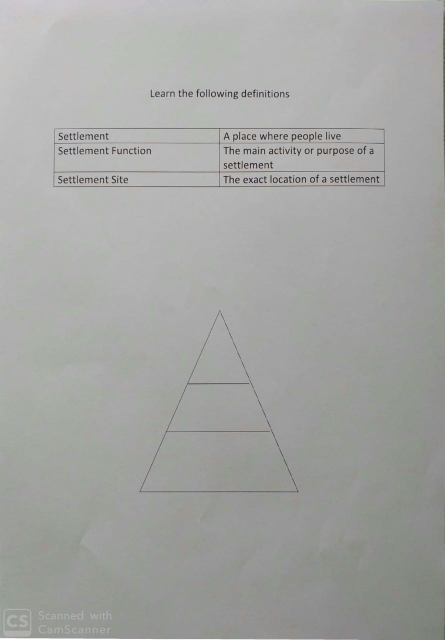
#> input picture input_images/1.jpeg, 889 x 1280 px (shown at 1/2 size)
$ python -i Page.py   (imports and definitions only)
#> lines starting #> are read from the running program, lines starting #| are printed output that depends on the picture; after the words box and inside, x2 and y2 are one past the last pixel; in counts of white or black regions, pixels touching at a corner belong together
#> further down, picture is the input picture: shape (1280, 889, 3); mean B, G, R 162.8, 165.1, 164.1
import cv2
import numpy as np
from pytesseract import image_to_string
import pytesseract


def pre_process(img):
    #blurr image to smooth
    blurr = cv2.GaussianBlur(img, (3,3),0)

    #convert image to grayscale
    grey = cv2.cvtColor(blurr, cv2.COLOR_BGR2GRAY)

    kernel = np.array([[-1,-1,-1], [-1,9,-1], [-1,-1,-1]])
    grey = cv2.filter2D(grey, -1, kernel)

    _,thresh = cv2.threshold(grey,150,255,cv2.THRESH_BINARY_INV)
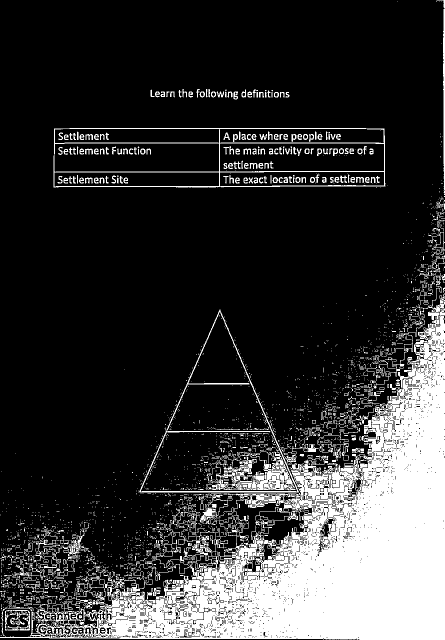
#> thresh: shape (1280, 889) (shown at 1/2 size); 20.2% white; 3395 white regions (3006 under 20 px), largest, box (x1, y1, x2, y2) and area: (0, 545, 889, 1280) 180889, (107, 256, 771, 375) 6126, (412, 903, 591, 981) 5367

    return thresh


# [59 lines left out: functions find_table, sort_contours, img_rescaling, not called in this run]


def img_to_Text(img):
    output = pytesseract.image_to_string(img)
    return output

>>> import cv2
>>> picture = cv2.imread('input_images/1.jpeg')
>>> result = pre_process(picture)

$ run again, on input_images/2.jpeg
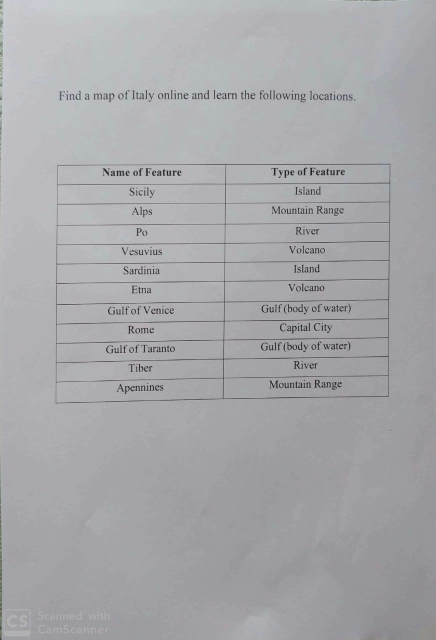
#> input picture input_images/2.jpeg, 871 x 1280 px (shown at 1/2 size)
#> picture is the input picture: shape (1280, 871, 3); mean B, G, R 171.7, 166.9, 167.4
#> in pre_process, `_,thresh = cv2.threshold(grey,150,255,cv2.THRESH_BINARY_INV)`:
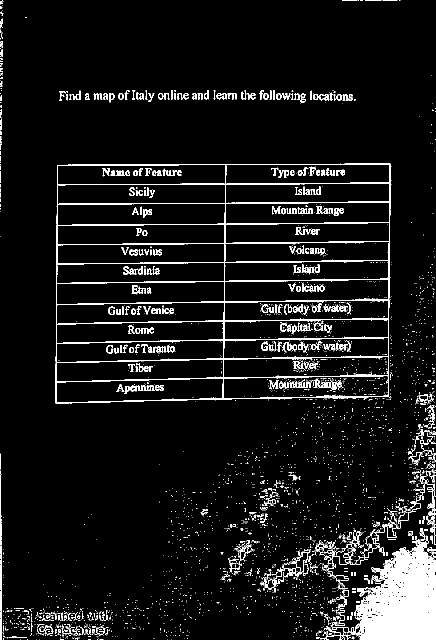
#> thresh: shape (1280, 871) (shown at 1/2 size); 7% white; 3661 white regions (3250 under 20 px), largest, box (x1, y1, x2, y2) and area: (648, 1079, 871, 1280) 21931, (111, 327, 781, 807) 21361, (545, 1099, 623, 1173) 663

$ run again, on input_images/4.jpeg
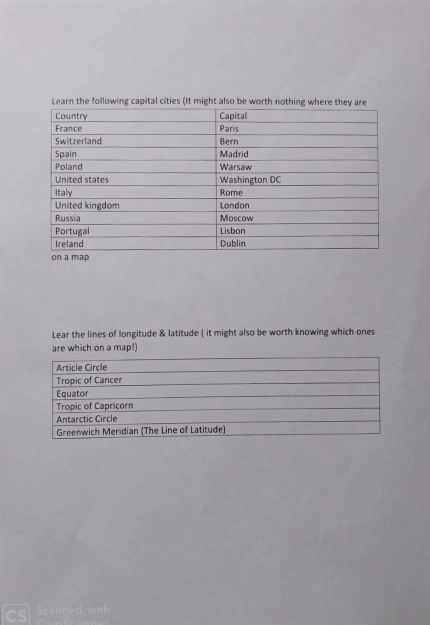
#> input picture input_images/4.jpeg, 859 x 1249 px (shown at 1/2 size)
#> picture is the input picture: shape (1249, 859, 3); mean B, G, R 169, 163.7, 166
#> in pre_process, `_,thresh = cv2.threshold(grey,150,255,cv2.THRESH_BINARY_INV)`:
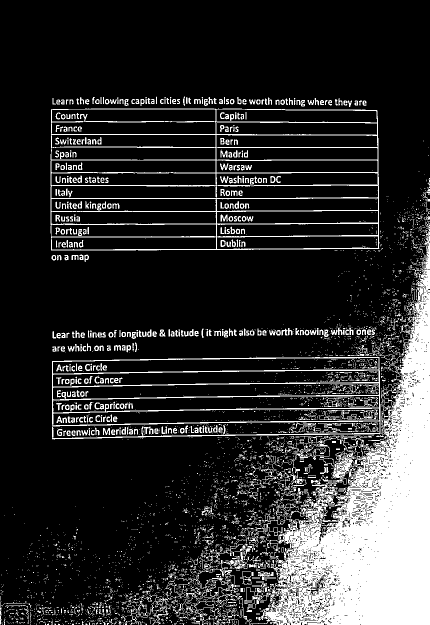
#> thresh: shape (1249, 859) (shown at 1/2 size); 17.1% white; 4693 white regions (4036 under 20 px), largest, box (x1, y1, x2, y2) and area: (501, 441, 859, 1249) 103219, (101, 217, 759, 501) 18648, (104, 713, 761, 879) 11858
